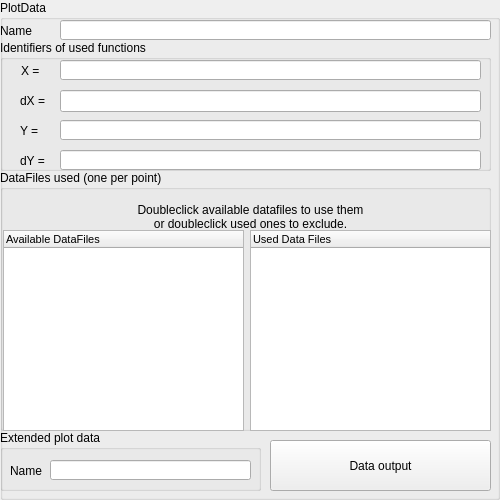
<?xml version="1.0" encoding="UTF-8"?>
<ui version="4.0">
 <class>DependecyView</class>
 <widget class="QGroupBox" name="DependecyView">
  <property name="geometry">
   <rect>
    <x>0</x>
    <y>0</y>
    <width>500</width>
    <height>500</height>
   </rect>
  </property>
  <property name="windowTitle">
   <string>GroupBox</string>
  </property>
  <property name="title">
   <string>PlotData</string>
  </property>
  <widget class="QLabel" name="label">
   <property name="geometry">
    <rect>
     <x>0</x>
     <y>20</y>
     <width>52</width>
     <height>21</height>
    </rect>
   </property>
   <property name="text">
    <string>Name</string>
   </property>
  </widget>
  <widget class="QLineEdit" name="nameedit">
   <property name="geometry">
    <rect>
     <x>60</x>
     <y>20</y>
     <width>431</width>
     <height>20</height>
    </rect>
   </property>
  </widget>
  <widget class="QGroupBox" name="groupBox">
   <property name="geometry">
    <rect>
     <x>0</x>
     <y>40</y>
     <width>491</width>
     <height>131</height>
    </rect>
   </property>
   <property name="title">
    <string>Identifiers of used functions</string>
   </property>
   <widget class="QLineEdit" name="argedit">
    <property name="geometry">
     <rect>
      <x>60</x>
      <y>20</y>
      <width>421</width>
      <height>20</height>
     </rect>
    </property>
   </widget>
   <widget class="QLineEdit" name="valedit">
    <property name="geometry">
     <rect>
      <x>60</x>
      <y>80</y>
      <width>421</width>
      <height>20</height>
     </rect>
    </property>
   </widget>
   <widget class="QLineEdit" name="erredit">
    <property name="geometry">
     <rect>
      <x>60</x>
      <y>110</y>
      <width>421</width>
      <height>20</height>
     </rect>
    </property>
   </widget>
   <widget class="QLabel" name="label_2">
    <property name="geometry">
     <rect>
      <x>21</x>
      <y>20</y>
      <width>31</width>
      <height>21</height>
     </rect>
    </property>
    <property name="text">
     <string>X =</string>
    </property>
   </widget>
   <widget class="QLabel" name="label_3">
    <property name="geometry">
     <rect>
      <x>20</x>
      <y>80</y>
      <width>31</width>
      <height>21</height>
     </rect>
    </property>
    <property name="text">
     <string>Y =</string>
    </property>
   </widget>
   <widget class="QLabel" name="label_4">
    <property name="geometry">
     <rect>
      <x>20</x>
      <y>110</y>
      <width>31</width>
      <height>21</height>
     </rect>
    </property>
    <property name="text">
     <string>dY =</string>
    </property>
   </widget>
   <widget class="QLabel" name="label_5">
    <property name="geometry">
     <rect>
      <x>20</x>
      <y>50</y>
      <width>41</width>
      <height>21</height>
     </rect>
    </property>
    <property name="text">
     <string>dX =</string>
    </property>
   </widget>
   <widget class="QLineEdit" name="xerror">
    <property name="geometry">
     <rect>
      <x>60</x>
      <y>50</y>
      <width>421</width>
      <height>22</height>
     </rect>
    </property>
   </widget>
  </widget>
  <widget class="QGroupBox" name="groupBox_2">
   <property name="geometry">
    <rect>
     <x>0</x>
     <y>170</y>
     <width>491</width>
     <height>261</height>
    </rect>
   </property>
   <property name="title">
    <string>DataFiles used (one per point)</string>
   </property>
   <widget class="QLabel" name="label_6">
    <property name="geometry">
     <rect>
      <x>100</x>
      <y>20</y>
      <width>301</width>
      <height>41</height>
     </rect>
    </property>
    <property name="text">
     <string>Doubleclick available datafiles to use them
or doubleclick used ones to exclude.</string>
    </property>
    <property name="alignment">
     <set>Qt::AlignBottom|Qt::AlignHCenter</set>
    </property>
   </widget>
   <widget class="QTreeWidget" name="avtree">
    <property name="geometry">
     <rect>
      <x>3</x>
      <y>60</y>
      <width>241</width>
      <height>201</height>
     </rect>
    </property>
    <property name="font">
     <font>
      <pointsize>8</pointsize>
     </font>
    </property>
    <column>
     <property name="text">
      <string>Available DataFiles</string>
     </property>
    </column>
   </widget>
   <widget class="QTreeWidget" name="usedtree">
    <property name="geometry">
     <rect>
      <x>250</x>
      <y>60</y>
      <width>241</width>
      <height>201</height>
     </rect>
    </property>
    <property name="font">
     <font>
      <pointsize>8</pointsize>
     </font>
    </property>
    <column>
     <property name="text">
      <string>Used Data Files</string>
     </property>
    </column>
   </widget>
  </widget>
  <widget class="QPushButton" name="pushButton">
   <property name="geometry">
    <rect>
     <x>270</x>
     <y>440</y>
     <width>221</width>
     <height>51</height>
    </rect>
   </property>
   <property name="text">
    <string>Data output</string>
   </property>
  </widget>
  <widget class="QGroupBox" name="sewbox">
   <property name="geometry">
    <rect>
     <x>0</x>
     <y>430</y>
     <width>261</width>
     <height>61</height>
    </rect>
   </property>
   <property name="title">
    <string>Extended plot data</string>
   </property>
   <widget class="QLineEdit" name="sewname">
    <property name="geometry">
     <rect>
      <x>50</x>
      <y>30</y>
      <width>201</width>
      <height>20</height>
     </rect>
    </property>
   </widget>
   <widget class="QLabel" name="label_7">
    <property name="geometry">
     <rect>
      <x>10</x>
      <y>30</y>
      <width>41</width>
      <height>21</height>
     </rect>
    </property>
    <property name="text">
     <string>Name</string>
    </property>
   </widget>
  </widget>
 </widget>
 <resources/>
 <connections/>
</ui>
